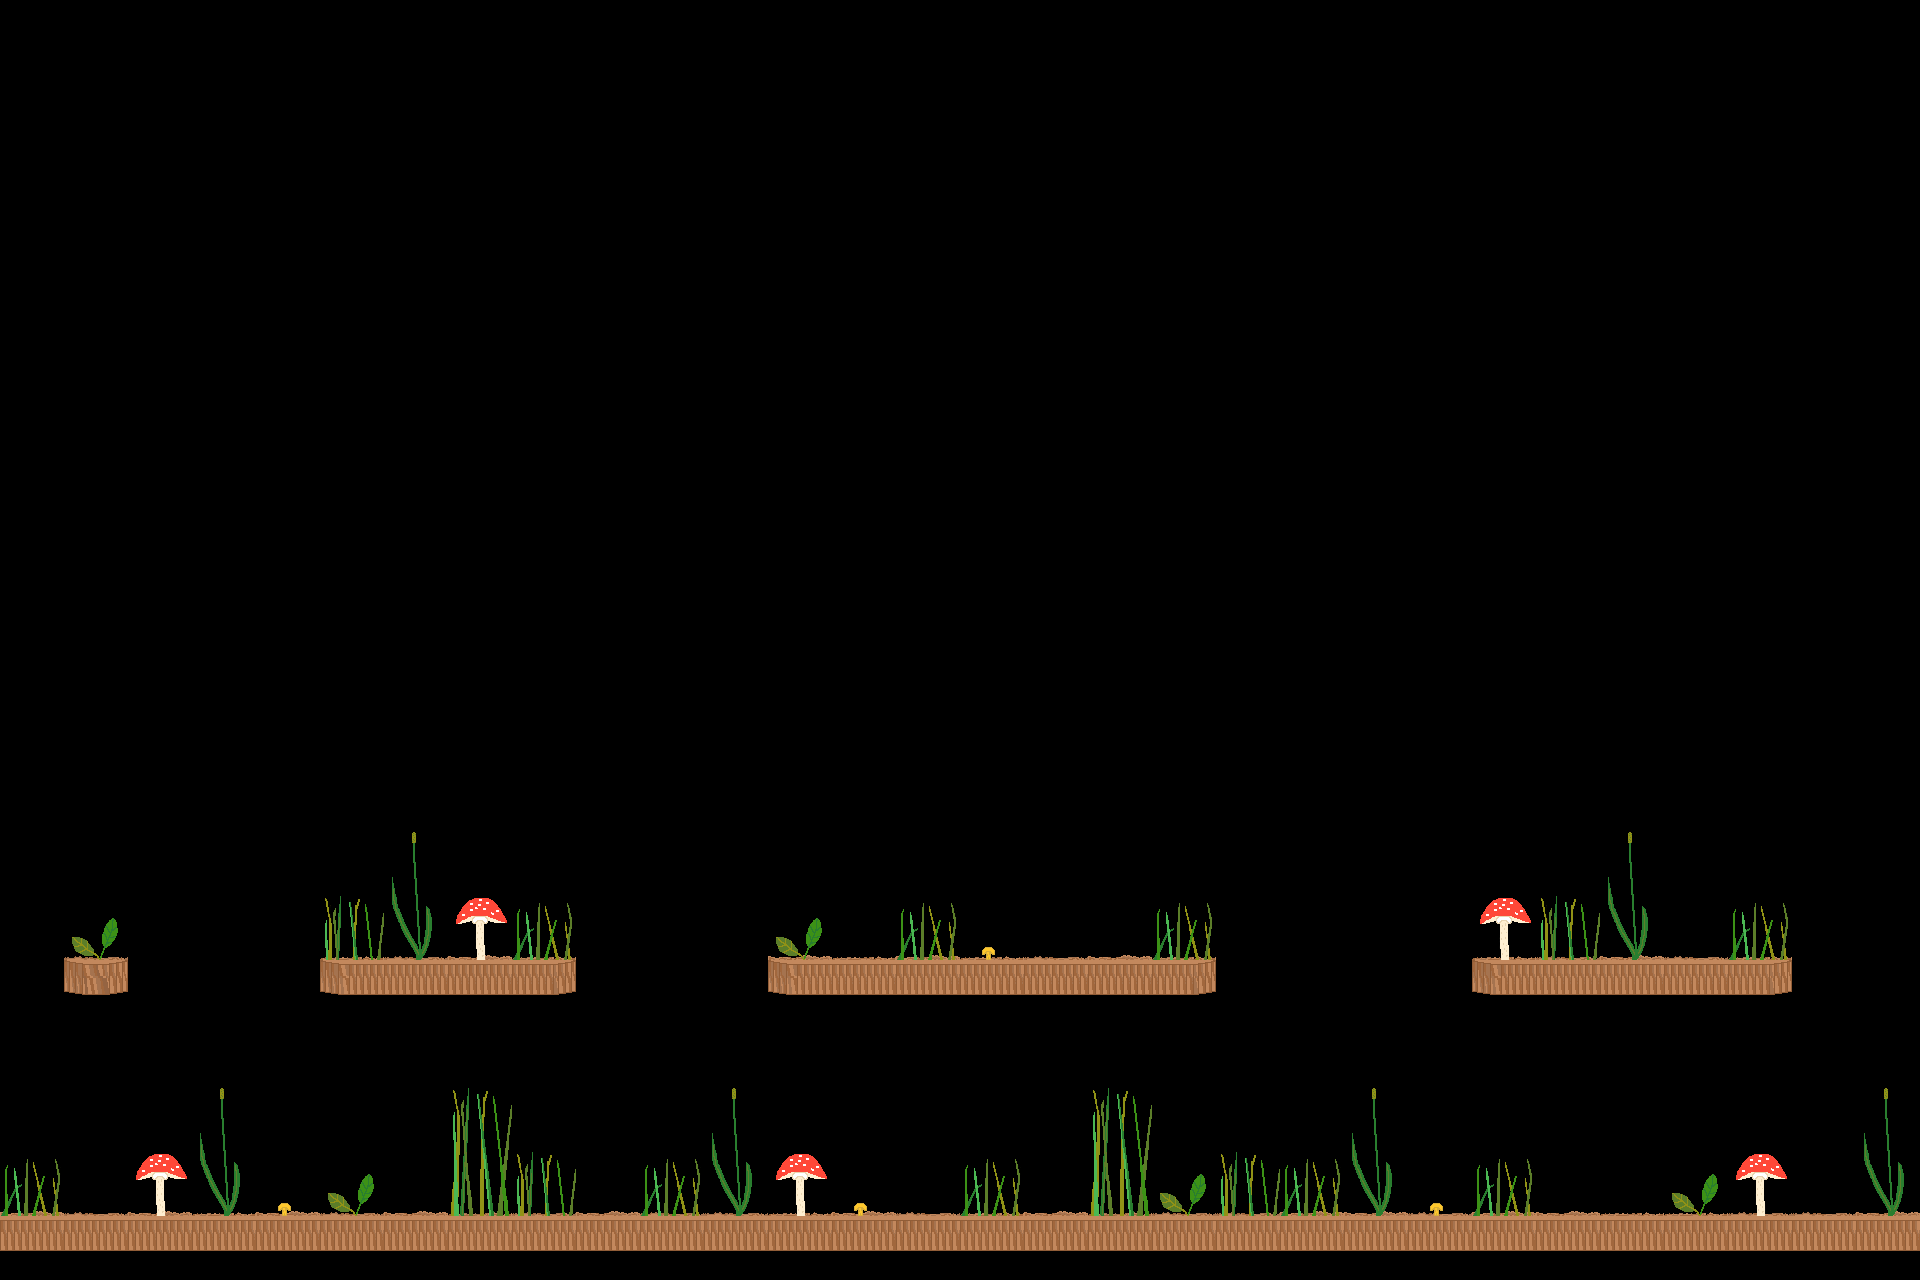

This game map was drawn from its Tiled (.tmx) file and the tilesets committed beside it. A one-line description and the full map source follow:
An orthogonal 30x20 tile map with 64x64 px tiles, 2 tile layers (Warstwa Kafelków 2, Warstwa Kafelków 1) and 6 objects (player).

<map version="1.9" tiledversion="1.9.0" orientation="orthogonal" renderorder="right-down" width="30" height="20" tilewidth="64" tileheight="64" infinite="0" nextlayerid="7" nextobjectid="12">
 <editorsettings>
  <export target="mapXD.tmx" format="tmx" />
 </editorsettings>
 <tileset firstgid="1" source="ez.tsx" />
 <objectgroup id="4" name="objects">
  <object id="5" name="player" x="64" y="1152" width="64" height="64" />
  <object id="7" x="64" y="960">
   <polyline points="0,0 64,0 64,35 0,35 0,0" />
  </object>
  <object id="8" x="320" y="960">
   <polygon points="0,0 256,0 256,35 0,35" />
  </object>
  <object id="9" x="768" y="960">
   <polygon points="0,0 0,34.9375 448,34.9375 448,0" />
  </object>
  <object id="10" x="1472" y="960">
   <polyline points="0,0 320,0 320,34.6667 0,34.6667 0,0" />
  </object>
  <object id="11" x="0" y="1216">
   <polygon points="0,0 0,64 1920,64 1920,0" />
  </object>
 </objectgroup>
 <layer id="2" name="Warstwa Kafelków 2" width="30" height="20">
  <data encoding="csv">
0,0,0,0,0,0,0,0,0,0,0,0,0,0,0,0,0,0,0,0,0,0,0,0,0,0,0,0,0,0,
0,0,0,0,0,0,0,0,0,0,0,0,0,0,0,0,0,0,0,0,0,0,0,0,0,0,0,0,0,0,
0,0,0,0,0,0,0,0,0,0,0,0,0,0,0,0,0,0,0,0,0,0,0,0,0,0,0,0,0,0,
0,0,0,0,0,0,0,0,0,0,0,0,0,0,0,0,0,0,0,0,0,0,0,0,0,0,0,0,0,0,
0,0,0,0,0,0,0,0,0,0,0,0,0,0,0,0,0,0,0,0,0,0,0,0,0,0,0,0,0,0,
0,0,0,0,0,0,0,0,0,0,0,0,0,0,0,0,0,0,0,0,0,0,0,0,0,0,0,0,0,0,
0,0,0,0,0,0,0,0,0,0,0,0,0,0,0,0,0,0,0,0,0,0,0,0,0,0,0,0,0,0,
0,0,0,0,0,0,0,0,0,0,0,0,0,0,0,0,0,0,0,0,0,0,0,0,0,0,0,0,0,0,
0,0,0,0,0,0,0,0,0,0,0,0,0,0,0,0,0,0,0,0,0,0,0,0,0,0,0,0,0,0,
0,0,0,0,0,0,0,0,0,0,0,0,0,0,0,0,0,0,0,0,0,0,0,0,0,0,0,0,0,0,
0,0,0,0,0,0,0,0,0,0,0,0,0,0,0,0,0,0,0,0,0,0,0,0,0,0,0,0,0,0,
0,0,0,0,0,0,0,0,0,0,0,0,0,0,0,0,0,0,0,0,0,0,0,0,0,0,0,0,0,0,
0,0,0,0,0,0,0,0,0,0,0,0,0,0,0,0,0,0,0,0,0,0,0,0,0,0,0,0,0,0,
0,0,0,0,0,0,0,0,0,0,0,0,0,0,0,0,0,0,0,0,0,0,0,0,0,0,0,0,0,0,
0,9,0,0,0,17,9,10,17,0,0,26,10,17,10,17,9,10,17,26,26,0,0,17,9,10,9,17,26,26,
0,1,26,26,26,4,2,2,3,26,26,26,4,2,2,2,2,2,3,26,26,26,26,4,2,2,2,3,0,0,
0,0,0,0,0,0,0,0,0,0,0,0,0,0,0,0,0,0,0,0,0,0,0,0,0,0,0,0,0,0,
5,0,0,0,5,0,26,0,5,0,0,0,0,26,0,0,5,0,0,0,0,5,26,0,0,0,0,0,5,0,
10,9,10,17,10,9,10,17,9,10,9,9,17,10,9,17,10,17,9,9,10,10,9,10,10,17,17,9,9,10,
2,2,2,2,2,2,2,2,2,2,2,2,2,2,2,2,2,2,2,2,2,2,2,2,2,2,2,2,2,2
</data>
 </layer>
 <layer id="6" name="Warstwa Kafelków 1" width="30" height="20">
  <data encoding="csv">
0,0,0,0,0,0,0,0,0,0,0,0,0,0,0,0,0,0,0,0,0,0,0,0,0,0,0,0,0,0,
0,0,0,0,0,0,0,0,0,0,0,0,0,0,0,0,0,0,0,0,0,0,0,0,0,0,0,0,0,0,
0,0,0,0,0,0,0,0,0,0,0,0,0,0,0,0,0,0,0,0,0,0,0,0,0,0,0,0,0,0,
0,0,0,0,0,0,0,0,0,0,0,0,0,0,0,0,0,0,0,0,0,0,0,0,0,0,0,0,0,0,
0,0,0,0,0,0,0,0,0,0,0,0,0,0,0,0,0,0,0,0,0,0,0,0,0,0,0,0,0,0,
0,0,0,0,0,0,0,0,0,0,0,0,0,0,0,0,0,0,0,0,0,0,0,0,0,0,0,0,0,0,
0,0,0,0,0,0,0,0,0,0,0,0,0,0,0,0,0,0,0,0,0,0,0,0,0,0,0,0,0,0,
0,0,0,0,0,0,0,0,0,0,0,0,0,0,0,0,0,0,0,0,0,0,0,0,0,0,0,0,0,0,
0,0,0,0,0,0,0,0,0,0,0,0,0,0,0,0,0,0,0,0,0,0,0,0,0,0,0,0,0,0,
0,0,0,0,0,0,0,0,0,0,0,0,0,0,0,0,0,0,0,0,0,0,0,0,0,0,0,0,0,0,
0,0,0,0,0,0,0,0,0,0,0,0,0,0,0,0,0,0,0,0,0,0,0,0,0,0,0,0,0,0,
0,0,0,0,0,0,0,0,0,0,0,0,0,0,0,0,0,0,0,0,0,0,0,0,0,0,0,0,0,0,
0,0,0,0,0,0,0,0,0,0,0,0,0,0,0,0,0,0,0,0,0,0,0,0,0,0,0,0,0,0,
0,0,0,0,0,0,20,0,0,0,0,0,0,0,0,0,0,0,0,0,0,0,0,0,0,20,0,0,0,0,
0,18,0,0,0,6,28,11,12,0,0,0,18,0,12,19,0,0,12,0,0,0,0,11,6,28,0,12,0,0,
0,0,0,0,0,0,0,0,0,0,0,0,0,0,0,0,0,0,0,0,0,0,0,0,0,0,0,0,0,0,
0,0,0,0,0,0,0,0,0,0,0,0,0,0,0,0,0,0,0,0,0,0,0,0,0,0,0,0,0,0,
0,0,0,20,0,0,0,6,0,0,0,20,0,0,0,0,0,6,0,0,0,20,0,0,0,0,0,0,0,20,
12,0,11,28,19,18,0,14,6,0,12,28,11,19,0,12,0,14,18,6,12,28,19,12,0,0,18,11,0,28,
0,0,0,0,0,0,0,0,0,0,0,0,0,0,0,0,0,0,0,0,0,0,0,0,0,0,0,0,0,0
</data>
 </layer>
</map>
